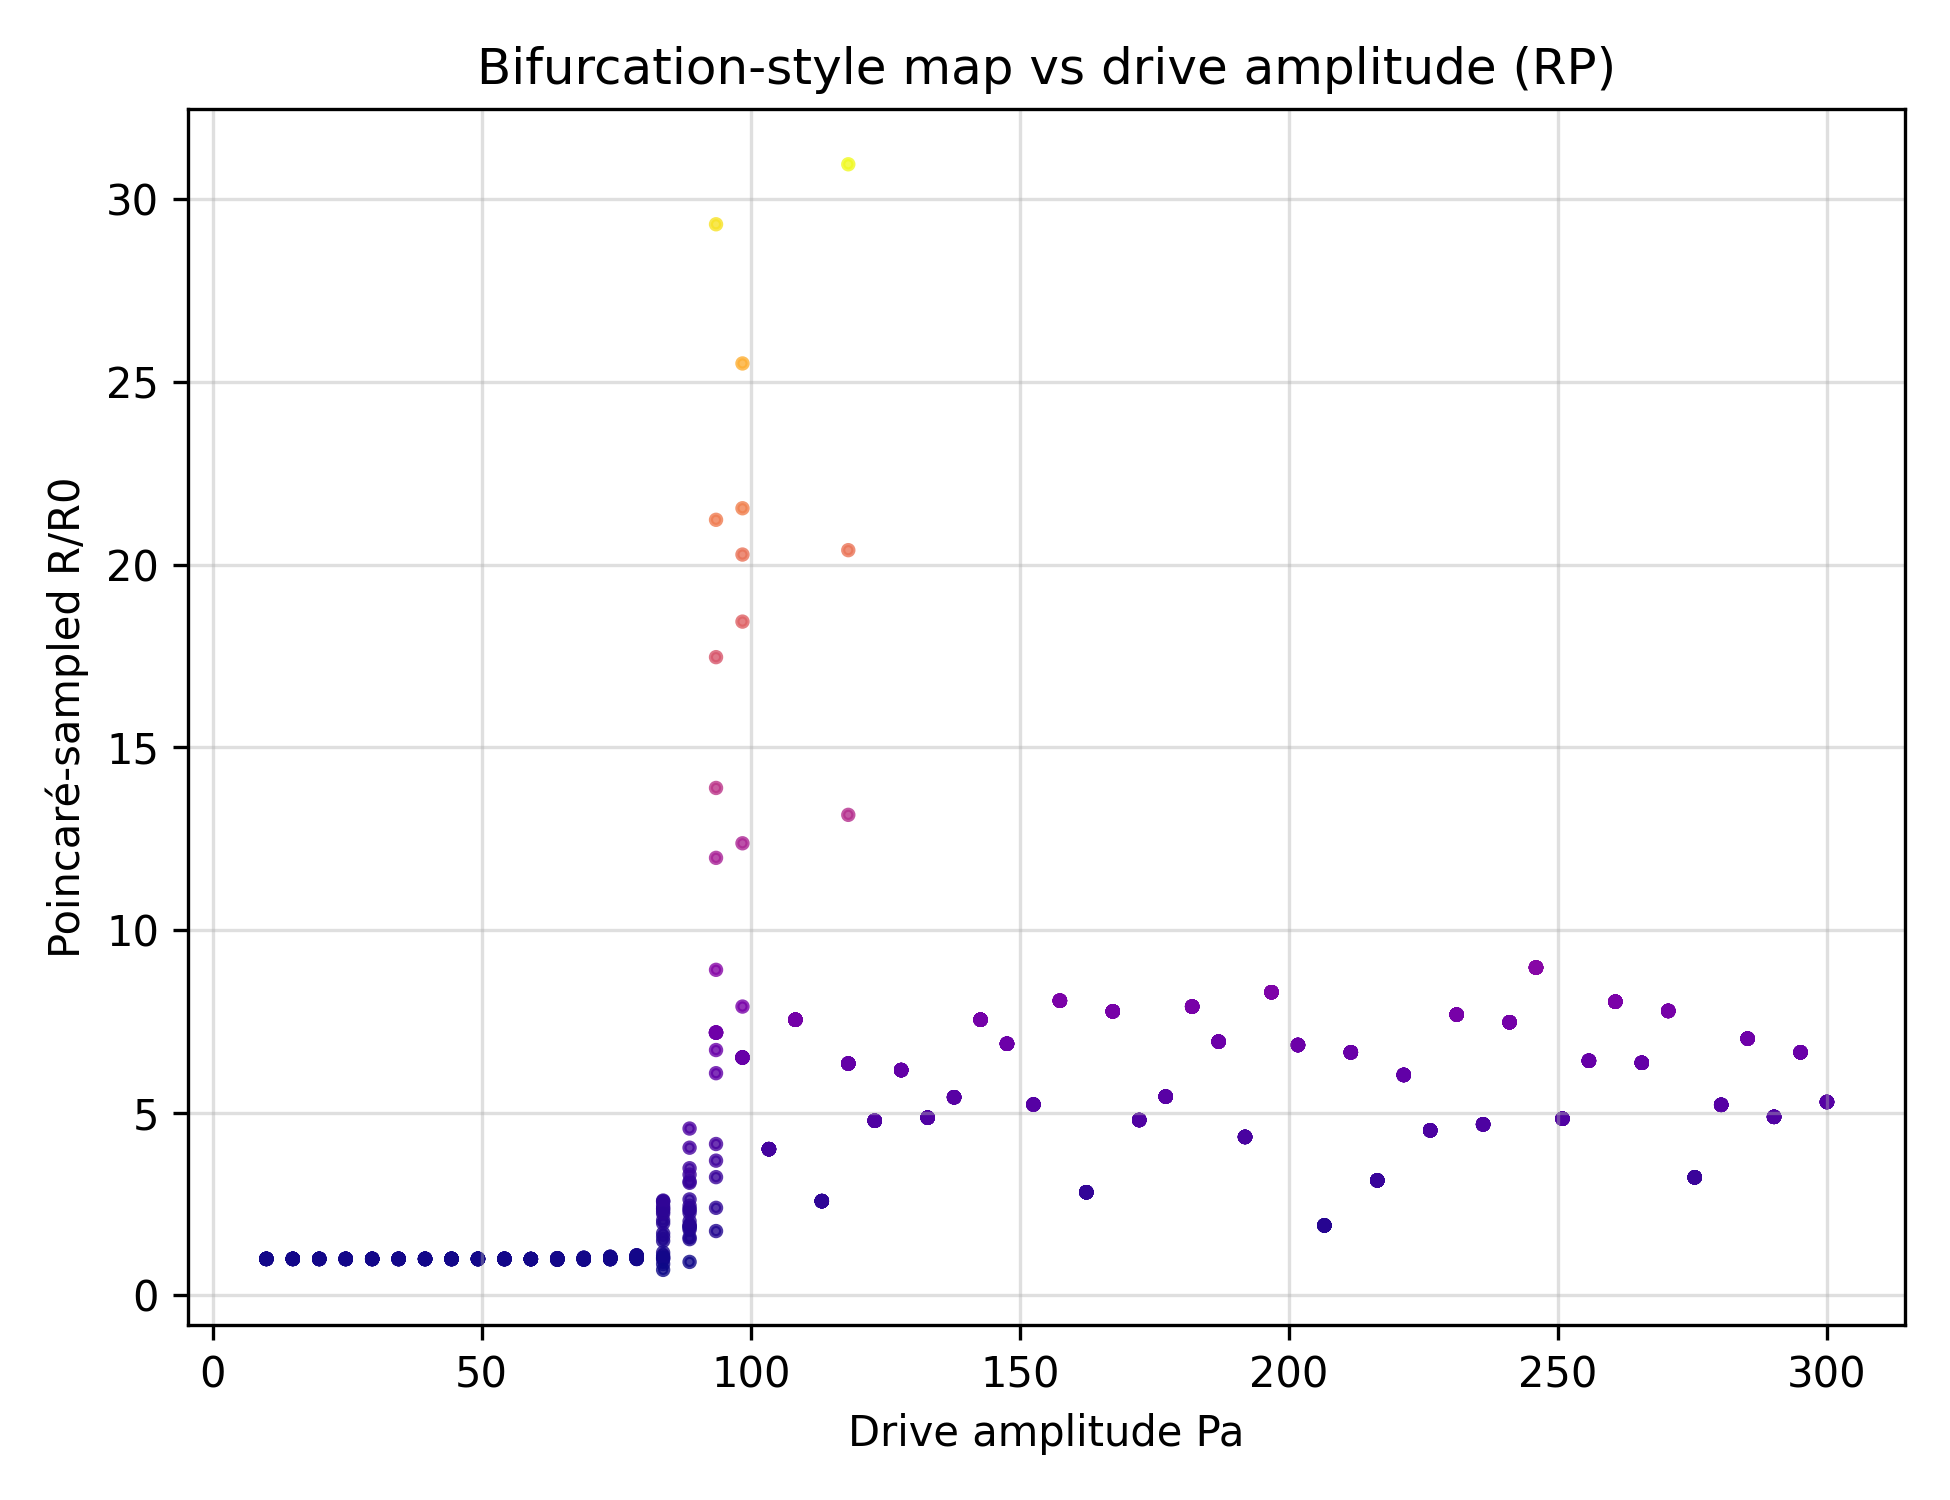

Reproduce this figure in Python.
import numpy as np
import matplotlib.pyplot as plt
from scipy.integrate import solve_ivp

# Bifurcation-style map: Poincaré samples vs drive amplitude (RP)

rho = 1.0
R0 = 1.0
p_g0 = 100.0
kappa = 1.4
p0 = 100.0
mu = 0.0
sigma = 0.0

f = 0.2
omega = 2 * np.pi * f
Pa_values = np.linspace(10, 300, 60)


def p_bubble(R):
    R = max(R, 1e-8)
    return p_g0 * (R0 / R) ** (3 * kappa)


def rp_rhs(t, y, Pa):
    R, Rdot = y
    R = max(R, 1e-8)
    p_inf = p0 + Pa * np.sin(omega * t)
    delta_p = p_bubble(R) - p_inf
    Rddot = delta_p / (rho * R) - 1.5 * (Rdot ** 2) / R
    return [Rdot, Rddot]


poincare_Pa = []
poincare_R = []

period = 1.0 / f

for Pa in Pa_values:
    t_end = 30 * period
    t_eval = np.linspace(0, t_end, 4000)
    y0 = [R0, 0.0]
    sol = solve_ivp(lambda t, y: rp_rhs(t, y, Pa),
                    (0, t_end), y0, t_eval=t_eval, rtol=1e-8, atol=1e-11)
    # sample once per period after transient
    sample_times = np.arange(10 * period, t_end, period)
    R_interp = np.interp(sample_times, sol.t, sol.y[0])
    poincare_Pa.extend([Pa] * len(R_interp))
    poincare_R.extend(R_interp / R0)

plt.figure(figsize=(6.5, 5))
plt.scatter(poincare_Pa, poincare_R, s=6, c=poincare_R, cmap="plasma", alpha=0.8)
plt.xlabel("Drive amplitude Pa")
plt.ylabel("Poincaré-sampled R/R0")
plt.title("Bifurcation-style map vs drive amplitude (RP)")
plt.grid(True, alpha=0.4)
plt.tight_layout()
plt.savefig("study_bifurcation_map.png", dpi=300)
plt.show()
